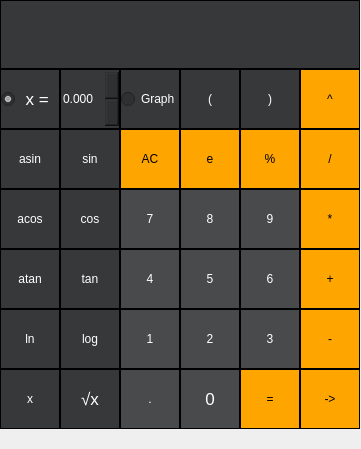
<?xml version="1.0" encoding="UTF-8"?>
<ui version="4.0">
 <class>s21_smart_calc_MW</class>
 <widget class="QMainWindow" name="s21_smart_calc_MW">
  <property name="geometry">
   <rect>
    <x>0</x>
    <y>0</y>
    <width>361</width>
    <height>449</height>
   </rect>
  </property>
  <property name="minimumSize">
   <size>
    <width>40</width>
    <height>40</height>
   </size>
  </property>
  <property name="maximumSize">
   <size>
    <width>16777215</width>
    <height>16777215</height>
   </size>
  </property>
  <property name="baseSize">
   <size>
    <width>40</width>
    <height>40</height>
   </size>
  </property>
  <property name="windowTitle">
   <string>s21_smart_calc_MW</string>
  </property>
  <widget class="QWidget" name="centralwidget">
   <widget class="QWidget" name="layoutWidget">
    <property name="geometry">
     <rect>
      <x>0</x>
      <y>0</y>
      <width>362</width>
      <height>431</height>
     </rect>
    </property>
    <layout class="QGridLayout" name="gridLayout">
     <property name="spacing">
      <number>0</number>
     </property>
     <item row="3" column="0">
      <widget class="QPushButton" name="pushButton_acos">
       <property name="minimumSize">
        <size>
         <width>60</width>
         <height>60</height>
        </size>
       </property>
       <property name="maximumSize">
        <size>
         <width>60</width>
         <height>60</height>
        </size>
       </property>
       <property name="baseSize">
        <size>
         <width>60</width>
         <height>60</height>
        </size>
       </property>
       <property name="styleSheet">
        <string notr="true">QPushButton {
	border:  1px solid black;
	background-color: rgba(46, 47, 48, 243);
	color: white;
}
QPushButton:pressed {
	background-color: qlineargradient(x1:0, y1:0, x2:0, y2:1, stop:0 #dadbde, stop: 1 white);
}</string>
       </property>
       <property name="text">
        <string>acos</string>
       </property>
      </widget>
     </item>
     <item row="6" column="4">
      <widget class="QPushButton" name="pushButton_ans">
       <property name="minimumSize">
        <size>
         <width>60</width>
         <height>60</height>
        </size>
       </property>
       <property name="maximumSize">
        <size>
         <width>60</width>
         <height>60</height>
        </size>
       </property>
       <property name="baseSize">
        <size>
         <width>100</width>
         <height>100</height>
        </size>
       </property>
       <property name="styleSheet">
        <string notr="true">QPushButton {
	border:  1px solid black;
	background-color: orange;
	color: black;
}
QPushButton:pressed {
	background-color: qlineargradient(x1:0, y1:0, x2:0, y2:1, stop:0 #dadbde, stop: 1 rgb(255, 138, 100));
}</string>
       </property>
       <property name="text">
        <string>=</string>
       </property>
      </widget>
     </item>
     <item row="4" column="5">
      <widget class="QPushButton" name="pushButton_plus">
       <property name="minimumSize">
        <size>
         <width>60</width>
         <height>60</height>
        </size>
       </property>
       <property name="maximumSize">
        <size>
         <width>60</width>
         <height>60</height>
        </size>
       </property>
       <property name="baseSize">
        <size>
         <width>100</width>
         <height>100</height>
        </size>
       </property>
       <property name="styleSheet">
        <string notr="true">QPushButton {
	border:  1px solid black;
	background-color: orange;
	color: black;
}
QPushButton:pressed {
	background-color: qlineargradient(x1:0, y1:0, x2:0, y2:1, stop:0 #dadbde, stop: 1 rgb(255, 138, 100));
}</string>
       </property>
       <property name="text">
        <string>+</string>
       </property>
      </widget>
     </item>
     <item row="6" column="1">
      <widget class="QPushButton" name="pushButton_sqrt">
       <property name="minimumSize">
        <size>
         <width>60</width>
         <height>60</height>
        </size>
       </property>
       <property name="maximumSize">
        <size>
         <width>60</width>
         <height>60</height>
        </size>
       </property>
       <property name="baseSize">
        <size>
         <width>100</width>
         <height>100</height>
        </size>
       </property>
       <property name="font">
        <font>
         <pointsize>13</pointsize>
        </font>
       </property>
       <property name="styleSheet">
        <string notr="true">QPushButton {
	border:  1px solid black;
	background-color: rgba(46, 47, 48, 243);
	color: white;
}
QPushButton:pressed {
	background-color: qlineargradient(x1:0, y1:0, x2:0, y2:1, stop:0 #dadbde, stop: 1 white);
}</string>
       </property>
       <property name="text">
        <string>√x</string>
       </property>
      </widget>
     </item>
     <item row="5" column="3">
      <widget class="QPushButton" name="pushButton_num2">
       <property name="minimumSize">
        <size>
         <width>60</width>
         <height>60</height>
        </size>
       </property>
       <property name="maximumSize">
        <size>
         <width>60</width>
         <height>60</height>
        </size>
       </property>
       <property name="baseSize">
        <size>
         <width>100</width>
         <height>100</height>
        </size>
       </property>
       <property name="styleSheet">
        <string notr="true">QPushButton {
	border:  1px solid black;
	color: white;
	background-color: rgba(64, 65, 66, 242);
}
QPushButton:pressed {
	background-color: qlineargradient(x1:0, y1:0, x2:0, y2:1, stop:0 #dadbde, stop: 1 grey);
}</string>
       </property>
       <property name="text">
        <string>2</string>
       </property>
      </widget>
     </item>
     <item row="3" column="4">
      <widget class="QPushButton" name="pushButton_num9">
       <property name="minimumSize">
        <size>
         <width>60</width>
         <height>60</height>
        </size>
       </property>
       <property name="maximumSize">
        <size>
         <width>60</width>
         <height>60</height>
        </size>
       </property>
       <property name="baseSize">
        <size>
         <width>100</width>
         <height>100</height>
        </size>
       </property>
       <property name="styleSheet">
        <string notr="true">QPushButton {
	border:  1px solid black;
	color: white;
	background-color: rgba(64, 65, 66, 242);
}
QPushButton:pressed {
	background-color: qlineargradient(x1:0, y1:0, x2:0, y2:1, stop:0 #dadbde, stop: 1 grey);
}</string>
       </property>
       <property name="text">
        <string>9</string>
       </property>
      </widget>
     </item>
     <item row="4" column="2">
      <widget class="QPushButton" name="pushButton_num4">
       <property name="minimumSize">
        <size>
         <width>60</width>
         <height>60</height>
        </size>
       </property>
       <property name="maximumSize">
        <size>
         <width>60</width>
         <height>60</height>
        </size>
       </property>
       <property name="baseSize">
        <size>
         <width>100</width>
         <height>100</height>
        </size>
       </property>
       <property name="styleSheet">
        <string notr="true">QPushButton {
	border:  1px solid black;
	color: white;
	background-color: rgba(64, 65, 66, 242);
}
QPushButton:pressed {
	background-color: qlineargradient(x1:0, y1:0, x2:0, y2:1, stop:0 #dadbde, stop: 1 grey);
}</string>
       </property>
       <property name="text">
        <string>4</string>
       </property>
      </widget>
     </item>
     <item row="4" column="1">
      <widget class="QPushButton" name="pushButton_tan">
       <property name="minimumSize">
        <size>
         <width>60</width>
         <height>60</height>
        </size>
       </property>
       <property name="maximumSize">
        <size>
         <width>60</width>
         <height>60</height>
        </size>
       </property>
       <property name="baseSize">
        <size>
         <width>100</width>
         <height>100</height>
        </size>
       </property>
       <property name="styleSheet">
        <string notr="true">QPushButton {
	border:  1px solid black;
	background-color: rgba(46, 47, 48, 243);
	color: white;
}
QPushButton:pressed {
	background-color: qlineargradient(x1:0, y1:0, x2:0, y2:1, stop:0 #dadbde, stop: 1 white);
}</string>
       </property>
       <property name="text">
        <string>tan</string>
       </property>
      </widget>
     </item>
     <item row="4" column="0">
      <widget class="QPushButton" name="pushButton_atan">
       <property name="minimumSize">
        <size>
         <width>60</width>
         <height>60</height>
        </size>
       </property>
       <property name="maximumSize">
        <size>
         <width>60</width>
         <height>60</height>
        </size>
       </property>
       <property name="baseSize">
        <size>
         <width>60</width>
         <height>60</height>
        </size>
       </property>
       <property name="styleSheet">
        <string notr="true">QPushButton {
	border:  1px solid black;
	background-color: rgba(46, 47, 48, 243);
	color: white;
}
QPushButton:pressed {
	background-color: qlineargradient(x1:0, y1:0, x2:0, y2:1, stop:0 #dadbde, stop: 1 white);
}</string>
       </property>
       <property name="text">
        <string>atan</string>
       </property>
      </widget>
     </item>
     <item row="6" column="5">
      <widget class="QPushButton" name="pushButton_credit">
       <property name="minimumSize">
        <size>
         <width>60</width>
         <height>60</height>
        </size>
       </property>
       <property name="maximumSize">
        <size>
         <width>60</width>
         <height>60</height>
        </size>
       </property>
       <property name="baseSize">
        <size>
         <width>100</width>
         <height>100</height>
        </size>
       </property>
       <property name="toolTipDuration">
        <number>0</number>
       </property>
       <property name="styleSheet">
        <string notr="true">QPushButton {
	border:  1px solid black;
	background-color: orange;
	color: black;
}
QPushButton:pressed {
	background-color: qlineargradient(x1:0, y1:0, x2:0, y2:1, stop:0 #dadbde, stop: 1 rgb(255, 138, 100));
}</string>
       </property>
       <property name="text">
        <string>-&gt;</string>
       </property>
      </widget>
     </item>
     <item row="5" column="0">
      <widget class="QPushButton" name="pushButton_ln">
       <property name="minimumSize">
        <size>
         <width>60</width>
         <height>60</height>
        </size>
       </property>
       <property name="maximumSize">
        <size>
         <width>60</width>
         <height>60</height>
        </size>
       </property>
       <property name="baseSize">
        <size>
         <width>60</width>
         <height>60</height>
        </size>
       </property>
       <property name="styleSheet">
        <string notr="true">QPushButton {
	border:  1px solid black;
	background-color: rgba(46, 47, 48, 243);
	color: white;
}
QPushButton:pressed {
	background-color: qlineargradient(x1:0, y1:0, x2:0, y2:1, stop:0 #dadbde, stop: 1 white);
}</string>
       </property>
       <property name="text">
        <string>ln</string>
       </property>
      </widget>
     </item>
     <item row="3" column="2">
      <widget class="QPushButton" name="pushButton_num7">
       <property name="minimumSize">
        <size>
         <width>60</width>
         <height>60</height>
        </size>
       </property>
       <property name="maximumSize">
        <size>
         <width>60</width>
         <height>60</height>
        </size>
       </property>
       <property name="baseSize">
        <size>
         <width>100</width>
         <height>100</height>
        </size>
       </property>
       <property name="styleSheet">
        <string notr="true">QPushButton {
	border:  1px solid black;
	color: white;
	background-color: rgba(64, 65, 66, 242);
}
QPushButton:pressed {
	background-color: qlineargradient(x1:0, y1:0, x2:0, y2:1, stop:0 #dadbde, stop: 1 grey);
}</string>
       </property>
       <property name="text">
        <string>7</string>
       </property>
      </widget>
     </item>
     <item row="4" column="3">
      <widget class="QPushButton" name="pushButton_num5">
       <property name="minimumSize">
        <size>
         <width>60</width>
         <height>60</height>
        </size>
       </property>
       <property name="maximumSize">
        <size>
         <width>60</width>
         <height>60</height>
        </size>
       </property>
       <property name="baseSize">
        <size>
         <width>100</width>
         <height>100</height>
        </size>
       </property>
       <property name="styleSheet">
        <string notr="true">QPushButton {
	border:  1px solid black;
	color: white;
	background-color: rgba(64, 65, 66, 242);
}
QPushButton:pressed {
	background-color: qlineargradient(x1:0, y1:0, x2:0, y2:1, stop:0 #dadbde, stop: 1 grey);
}</string>
       </property>
       <property name="text">
        <string>5</string>
       </property>
      </widget>
     </item>
     <item row="5" column="2">
      <widget class="QPushButton" name="pushButton_num1">
       <property name="minimumSize">
        <size>
         <width>60</width>
         <height>60</height>
        </size>
       </property>
       <property name="maximumSize">
        <size>
         <width>60</width>
         <height>60</height>
        </size>
       </property>
       <property name="baseSize">
        <size>
         <width>100</width>
         <height>100</height>
        </size>
       </property>
       <property name="styleSheet">
        <string notr="true">QPushButton {
	border:  1px solid black;
	color: white;
	background-color: rgba(64, 65, 66, 242);
}
QPushButton:pressed {
	background-color: qlineargradient(x1:0, y1:0, x2:0, y2:1, stop:0 #dadbde, stop: 1 grey);
}</string>
       </property>
       <property name="text">
        <string>1</string>
       </property>
      </widget>
     </item>
     <item row="5" column="4">
      <widget class="QPushButton" name="pushButton_num3">
       <property name="minimumSize">
        <size>
         <width>60</width>
         <height>60</height>
        </size>
       </property>
       <property name="maximumSize">
        <size>
         <width>60</width>
         <height>60</height>
        </size>
       </property>
       <property name="baseSize">
        <size>
         <width>100</width>
         <height>100</height>
        </size>
       </property>
       <property name="styleSheet">
        <string notr="true">QPushButton {
	border:  1px solid black;
	color: white;
	background-color: rgba(64, 65, 66, 242);
}
QPushButton:pressed {
	background-color: qlineargradient(x1:0, y1:0, x2:0, y2:1, stop:0 #dadbde, stop: 1 grey);
}</string>
       </property>
       <property name="text">
        <string>3</string>
       </property>
      </widget>
     </item>
     <item row="2" column="2">
      <widget class="QPushButton" name="pushButton_clear">
       <property name="minimumSize">
        <size>
         <width>60</width>
         <height>60</height>
        </size>
       </property>
       <property name="maximumSize">
        <size>
         <width>60</width>
         <height>60</height>
        </size>
       </property>
       <property name="baseSize">
        <size>
         <width>100</width>
         <height>100</height>
        </size>
       </property>
       <property name="styleSheet">
        <string notr="true">QPushButton {
	border:  1px solid black;
	background-color: orange;
	color: black;
}
QPushButton:pressed {
	background-color: qlineargradient(x1:0, y1:0, x2:0, y2:1, stop:0 #dadbde, stop: 1 rgb(255, 138, 100));
}</string>
       </property>
       <property name="text">
        <string>AC</string>
       </property>
      </widget>
     </item>
     <item row="3" column="3">
      <widget class="QPushButton" name="pushButton_num8">
       <property name="minimumSize">
        <size>
         <width>60</width>
         <height>60</height>
        </size>
       </property>
       <property name="maximumSize">
        <size>
         <width>60</width>
         <height>60</height>
        </size>
       </property>
       <property name="baseSize">
        <size>
         <width>100</width>
         <height>100</height>
        </size>
       </property>
       <property name="styleSheet">
        <string notr="true">QPushButton {
	border:  1px solid black;
	color: white;
	background-color: rgba(64, 65, 66, 242);
}
QPushButton:pressed {
	background-color: qlineargradient(x1:0, y1:0, x2:0, y2:1, stop:0 #dadbde, stop: 1 grey);
}</string>
       </property>
       <property name="text">
        <string>8</string>
       </property>
      </widget>
     </item>
     <item row="5" column="5">
      <widget class="QPushButton" name="pushButton_minus">
       <property name="minimumSize">
        <size>
         <width>60</width>
         <height>60</height>
        </size>
       </property>
       <property name="maximumSize">
        <size>
         <width>60</width>
         <height>60</height>
        </size>
       </property>
       <property name="baseSize">
        <size>
         <width>100</width>
         <height>100</height>
        </size>
       </property>
       <property name="styleSheet">
        <string notr="true">QPushButton {
	border:  1px solid black;
	background-color: orange;
	color: black;
}
QPushButton:pressed {
	background-color: qlineargradient(x1:0, y1:0, x2:0, y2:1, stop:0 #dadbde, stop: 1 rgb(255, 138, 100));
}</string>
       </property>
       <property name="text">
        <string>-</string>
       </property>
      </widget>
     </item>
     <item row="2" column="1">
      <widget class="QPushButton" name="pushButton_sin">
       <property name="minimumSize">
        <size>
         <width>60</width>
         <height>60</height>
        </size>
       </property>
       <property name="maximumSize">
        <size>
         <width>60</width>
         <height>60</height>
        </size>
       </property>
       <property name="baseSize">
        <size>
         <width>100</width>
         <height>100</height>
        </size>
       </property>
       <property name="styleSheet">
        <string notr="true">QPushButton {
	border:  1px solid black;
	background-color: rgba(46, 47, 48, 243);
	color: white;
}
QPushButton:pressed {
	background-color: qlineargradient(x1:0, y1:0, x2:0, y2:1, stop:0 #dadbde, stop: 1 white);
}</string>
       </property>
       <property name="text">
        <string>sin</string>
       </property>
      </widget>
     </item>
     <item row="6" column="0">
      <widget class="QPushButton" name="pushButton_x">
       <property name="minimumSize">
        <size>
         <width>60</width>
         <height>60</height>
        </size>
       </property>
       <property name="maximumSize">
        <size>
         <width>60</width>
         <height>60</height>
        </size>
       </property>
       <property name="baseSize">
        <size>
         <width>60</width>
         <height>60</height>
        </size>
       </property>
       <property name="styleSheet">
        <string notr="true">QPushButton {
	border:  1px solid black;
	background-color: rgba(46, 47, 48, 243);
	color: white;
}
QPushButton:pressed {
	background-color: qlineargradient(x1:0, y1:0, x2:0, y2:1, stop:0 #dadbde, stop: 1 white);
}</string>
       </property>
       <property name="text">
        <string>x</string>
       </property>
      </widget>
     </item>
     <item row="1" column="4">
      <widget class="QPushButton" name="pushButton_braceC">
       <property name="minimumSize">
        <size>
         <width>60</width>
         <height>60</height>
        </size>
       </property>
       <property name="maximumSize">
        <size>
         <width>60</width>
         <height>60</height>
        </size>
       </property>
       <property name="styleSheet">
        <string notr="true">QPushButton {
	border:  1px solid black;
	background-color: rgba(46, 47, 48, 243);
	color: white;
}
QPushButton:pressed {
	background-color: qlineargradient(x1:0, y1:0, x2:0, y2:1, stop:0 #dadbde, stop: 1 white);
}</string>
       </property>
       <property name="text">
        <string>)</string>
       </property>
      </widget>
     </item>
     <item row="5" column="1">
      <widget class="QPushButton" name="pushButton_log">
       <property name="minimumSize">
        <size>
         <width>60</width>
         <height>60</height>
        </size>
       </property>
       <property name="maximumSize">
        <size>
         <width>60</width>
         <height>60</height>
        </size>
       </property>
       <property name="baseSize">
        <size>
         <width>100</width>
         <height>100</height>
        </size>
       </property>
       <property name="styleSheet">
        <string notr="true">QPushButton {
	border:  1px solid black;
	background-color: rgba(46, 47, 48, 243);
	color: white;
}
QPushButton:pressed {
	background-color: qlineargradient(x1:0, y1:0, x2:0, y2:1, stop:0 #dadbde, stop: 1 white);
}</string>
       </property>
       <property name="text">
        <string>log</string>
       </property>
      </widget>
     </item>
     <item row="3" column="1">
      <widget class="QPushButton" name="pushButton_cos">
       <property name="minimumSize">
        <size>
         <width>60</width>
         <height>60</height>
        </size>
       </property>
       <property name="maximumSize">
        <size>
         <width>60</width>
         <height>60</height>
        </size>
       </property>
       <property name="baseSize">
        <size>
         <width>100</width>
         <height>100</height>
        </size>
       </property>
       <property name="styleSheet">
        <string notr="true">QPushButton {
	border:  1px solid black;
	background-color: rgba(46, 47, 48, 243);
	color: white;
}
QPushButton:pressed {
	background-color: qlineargradient(x1:0, y1:0, x2:0, y2:1, stop:0 #dadbde, stop: 1 white);
}</string>
       </property>
       <property name="text">
        <string>cos</string>
       </property>
      </widget>
     </item>
     <item row="1" column="0">
      <widget class="QRadioButton" name="radioButton_2">
       <property name="minimumSize">
        <size>
         <width>60</width>
         <height>60</height>
        </size>
       </property>
       <property name="maximumSize">
        <size>
         <width>200</width>
         <height>200</height>
        </size>
       </property>
       <property name="baseSize">
        <size>
         <width>60</width>
         <height>60</height>
        </size>
       </property>
       <property name="font">
        <font>
         <pointsize>13</pointsize>
        </font>
       </property>
       <property name="toolTipDuration">
        <number>-1</number>
       </property>
       <property name="styleSheet">
        <string notr="true">QRadioButton {
	border:  1px solid black;
	background-color: rgba(46, 47, 48, 243);
	color: white;
}
</string>
       </property>
       <property name="text">
        <string> x =</string>
       </property>
       <property name="iconSize">
        <size>
         <width>10</width>
         <height>10</height>
        </size>
       </property>
       <property name="checked">
        <bool>true</bool>
       </property>
      </widget>
     </item>
     <item row="1" column="5">
      <widget class="QPushButton" name="pushButton_pow">
       <property name="minimumSize">
        <size>
         <width>60</width>
         <height>60</height>
        </size>
       </property>
       <property name="maximumSize">
        <size>
         <width>60</width>
         <height>60</height>
        </size>
       </property>
       <property name="styleSheet">
        <string notr="true">QPushButton {
	border:  1px solid black;
	background-color: orange;
	color: black;
}
QPushButton:pressed {
	background-color: qlineargradient(x1:0, y1:0, x2:0, y2:1, stop:0 #dadbde, stop: 1 rgb(255, 138, 100));
}</string>
       </property>
       <property name="text">
        <string>^</string>
       </property>
      </widget>
     </item>
     <item row="4" column="4">
      <widget class="QPushButton" name="pushButton_num6">
       <property name="minimumSize">
        <size>
         <width>60</width>
         <height>60</height>
        </size>
       </property>
       <property name="maximumSize">
        <size>
         <width>60</width>
         <height>60</height>
        </size>
       </property>
       <property name="baseSize">
        <size>
         <width>100</width>
         <height>100</height>
        </size>
       </property>
       <property name="styleSheet">
        <string notr="true">QPushButton {
	border:  1px solid black;
	color: white;
	background-color: rgba(64, 65, 66, 242);
}
QPushButton:pressed {
	background-color: qlineargradient(x1:0, y1:0, x2:0, y2:1, stop:0 #dadbde, stop: 1 grey);
}</string>
       </property>
       <property name="text">
        <string>6</string>
       </property>
      </widget>
     </item>
     <item row="2" column="0">
      <widget class="QPushButton" name="pushButton_asin">
       <property name="minimumSize">
        <size>
         <width>60</width>
         <height>60</height>
        </size>
       </property>
       <property name="maximumSize">
        <size>
         <width>60</width>
         <height>60</height>
        </size>
       </property>
       <property name="baseSize">
        <size>
         <width>60</width>
         <height>60</height>
        </size>
       </property>
       <property name="styleSheet">
        <string notr="true">QPushButton {
	border:  1px solid black;
	background-color: rgba(46, 47, 48, 243);
	color: white;
}
QPushButton:pressed {
	background-color: qlineargradient(x1:0, y1:0, x2:0, y2:1, stop:0 #dadbde, stop: 1 white);
}</string>
       </property>
       <property name="text">
        <string>asin</string>
       </property>
      </widget>
     </item>
     <item row="2" column="4">
      <widget class="QPushButton" name="pushButton_mod">
       <property name="minimumSize">
        <size>
         <width>60</width>
         <height>60</height>
        </size>
       </property>
       <property name="maximumSize">
        <size>
         <width>60</width>
         <height>60</height>
        </size>
       </property>
       <property name="baseSize">
        <size>
         <width>100</width>
         <height>100</height>
        </size>
       </property>
       <property name="styleSheet">
        <string notr="true">QPushButton {
	border:  1px solid black;
	background-color: orange;
	color: black;
}
QPushButton:pressed {
	background-color: qlineargradient(x1:0, y1:0, x2:0, y2:1, stop:0 #dadbde, stop: 1 rgb(255, 138, 100));
}</string>
       </property>
       <property name="text">
        <string>%</string>
       </property>
      </widget>
     </item>
     <item row="2" column="5">
      <widget class="QPushButton" name="pushButton_div">
       <property name="minimumSize">
        <size>
         <width>60</width>
         <height>60</height>
        </size>
       </property>
       <property name="maximumSize">
        <size>
         <width>60</width>
         <height>60</height>
        </size>
       </property>
       <property name="baseSize">
        <size>
         <width>100</width>
         <height>100</height>
        </size>
       </property>
       <property name="styleSheet">
        <string notr="true">QPushButton {
	border:  1px solid black;
	background-color: orange;
	color: black;
}
QPushButton:pressed {
	background-color: qlineargradient(x1:0, y1:0, x2:0, y2:1, stop:0 #dadbde, stop: 1 rgb(255, 138, 100));
}</string>
       </property>
       <property name="text">
        <string>/</string>
       </property>
      </widget>
     </item>
     <item row="3" column="5">
      <widget class="QPushButton" name="pushButton_mult">
       <property name="minimumSize">
        <size>
         <width>60</width>
         <height>60</height>
        </size>
       </property>
       <property name="maximumSize">
        <size>
         <width>60</width>
         <height>60</height>
        </size>
       </property>
       <property name="baseSize">
        <size>
         <width>100</width>
         <height>100</height>
        </size>
       </property>
       <property name="styleSheet">
        <string notr="true">QPushButton {
	border:  1px solid black;
	background-color: orange;
	color: black;
}
QPushButton:pressed {
	background-color: qlineargradient(x1:0, y1:0, x2:0, y2:1, stop:0 #dadbde, stop: 1 rgb(255, 138, 100));
}</string>
       </property>
       <property name="text">
        <string>*</string>
       </property>
      </widget>
     </item>
     <item row="6" column="3">
      <widget class="QPushButton" name="pushButton_num0">
       <property name="minimumSize">
        <size>
         <width>60</width>
         <height>60</height>
        </size>
       </property>
       <property name="maximumSize">
        <size>
         <width>60</width>
         <height>60</height>
        </size>
       </property>
       <property name="font">
        <font>
         <pointsize>13</pointsize>
        </font>
       </property>
       <property name="styleSheet">
        <string notr="true">QPushButton {
	border:  1px solid black;
	color: white;
	background-color: rgba(64, 65, 66, 242);
}
QPushButton:pressed {
	background-color: qlineargradient(x1:0, y1:0, x2:0, y2:1, stop:0 #dadbde, stop: 1 grey);
}</string>
       </property>
       <property name="text">
        <string>0</string>
       </property>
      </widget>
     </item>
     <item row="1" column="1">
      <widget class="QDoubleSpinBox" name="doubleSpinBox">
       <property name="minimumSize">
        <size>
         <width>60</width>
         <height>60</height>
        </size>
       </property>
       <property name="maximumSize">
        <size>
         <width>60</width>
         <height>60</height>
        </size>
       </property>
       <property name="baseSize">
        <size>
         <width>60</width>
         <height>60</height>
        </size>
       </property>
       <property name="styleSheet">
        <string notr="true">QDoubleSpinBox {
	border:  1px solid black;
	background-color: rgba(46, 47, 48, 243);
	color: white;
}
QDoubleSpinBox:hover {
	background-color: qlineargradient(x1:0, y1:0, x2:0, y2:1, stop:0 #dadbde, stop: 1 grey);
}</string>
       </property>
       <property name="decimals">
        <number>3</number>
       </property>
       <property name="minimum">
        <double>-1000000000.000000000000000</double>
       </property>
       <property name="maximum">
        <double>1000000000.000000000000000</double>
       </property>
      </widget>
     </item>
     <item row="1" column="3">
      <widget class="QPushButton" name="pushButton_braceO">
       <property name="minimumSize">
        <size>
         <width>60</width>
         <height>60</height>
        </size>
       </property>
       <property name="maximumSize">
        <size>
         <width>60</width>
         <height>60</height>
        </size>
       </property>
       <property name="styleSheet">
        <string notr="true">QPushButton {
	border:  1px solid black;
	background-color: rgba(46, 47, 48, 243);
	color: white;
}
QPushButton:pressed {
	background-color: qlineargradient(x1:0, y1:0, x2:0, y2:1, stop:0 #dadbde, stop: 1 white);
}</string>
       </property>
       <property name="text">
        <string>(</string>
       </property>
      </widget>
     </item>
     <item row="1" column="2">
      <widget class="QRadioButton" name="radioButton">
       <property name="sizePolicy">
        <sizepolicy hsizetype="Minimum" vsizetype="Fixed">
         <horstretch>0</horstretch>
         <verstretch>50</verstretch>
        </sizepolicy>
       </property>
       <property name="minimumSize">
        <size>
         <width>60</width>
         <height>60</height>
        </size>
       </property>
       <property name="maximumSize">
        <size>
         <width>123456</width>
         <height>16777215</height>
        </size>
       </property>
       <property name="styleSheet">
        <string notr="true">QRadioButton {
	border:  1px solid black;
	background-color: rgba(46, 47, 48, 243);
	color: white;
}
</string>
       </property>
       <property name="text">
        <string>Graph</string>
       </property>
       <property name="checked">
        <bool>false</bool>
       </property>
      </widget>
     </item>
     <item row="6" column="2">
      <widget class="QPushButton" name="pushButton_dot">
       <property name="minimumSize">
        <size>
         <width>60</width>
         <height>60</height>
        </size>
       </property>
       <property name="maximumSize">
        <size>
         <width>60</width>
         <height>60</height>
        </size>
       </property>
       <property name="baseSize">
        <size>
         <width>100</width>
         <height>100</height>
        </size>
       </property>
       <property name="styleSheet">
        <string notr="true">QPushButton {
	border:  1px solid black;
	color: white;
	background-color: rgba(64, 65, 66, 242);
}
QPushButton:pressed {
	background-color: qlineargradient(x1:0, y1:0, x2:0, y2:1, stop:0 #dadbde, stop: 1 grey);
}</string>
       </property>
       <property name="text">
        <string>.</string>
       </property>
      </widget>
     </item>
     <item row="0" column="0" colspan="6">
      <widget class="QLabel" name="label">
       <property name="minimumSize">
        <size>
         <width>334</width>
         <height>69</height>
        </size>
       </property>
       <property name="maximumSize">
        <size>
         <width>382</width>
         <height>69</height>
        </size>
       </property>
       <property name="font">
        <font>
         <pointsize>20</pointsize>
        </font>
       </property>
       <property name="toolTipDuration">
        <number>-1</number>
       </property>
       <property name="autoFillBackground">
        <bool>false</bool>
       </property>
       <property name="styleSheet">
        <string notr="true">QLabel {
	border: 1px solid black;
	color: white;
	background-color:rgba(46, 47, 48, 243);
}</string>
       </property>
       <property name="lineWidth">
        <number>1</number>
       </property>
       <property name="text">
        <string/>
       </property>
       <property name="textFormat">
        <enum>Qt::PlainText</enum>
       </property>
       <property name="scaledContents">
        <bool>true</bool>
       </property>
       <property name="alignment">
        <set>Qt::AlignRight|Qt::AlignTrailing|Qt::AlignVCenter</set>
       </property>
      </widget>
     </item>
     <item row="2" column="3">
      <widget class="QPushButton" name="pushButton_exp">
       <property name="minimumSize">
        <size>
         <width>60</width>
         <height>60</height>
        </size>
       </property>
       <property name="maximumSize">
        <size>
         <width>60</width>
         <height>60</height>
        </size>
       </property>
       <property name="baseSize">
        <size>
         <width>100</width>
         <height>100</height>
        </size>
       </property>
       <property name="styleSheet">
        <string notr="true">QPushButton {
	border:  1px solid black;
	background-color: orange;
	color: black;
}
QPushButton:pressed {
	background-color: qlineargradient(x1:0, y1:0, x2:0, y2:1, stop:0 #dadbde, stop: 1 rgb(255, 138, 100));
}</string>
       </property>
       <property name="text">
        <string>e</string>
       </property>
      </widget>
     </item>
    </layout>
   </widget>
  </widget>
  <widget class="QStatusBar" name="statusbar">
   <property name="maximumSize">
    <size>
     <width>16777215</width>
     <height>20</height>
    </size>
   </property>
   <property name="sizeGripEnabled">
    <bool>false</bool>
   </property>
  </widget>
 </widget>
 <resources/>
 <connections/>
</ui>
